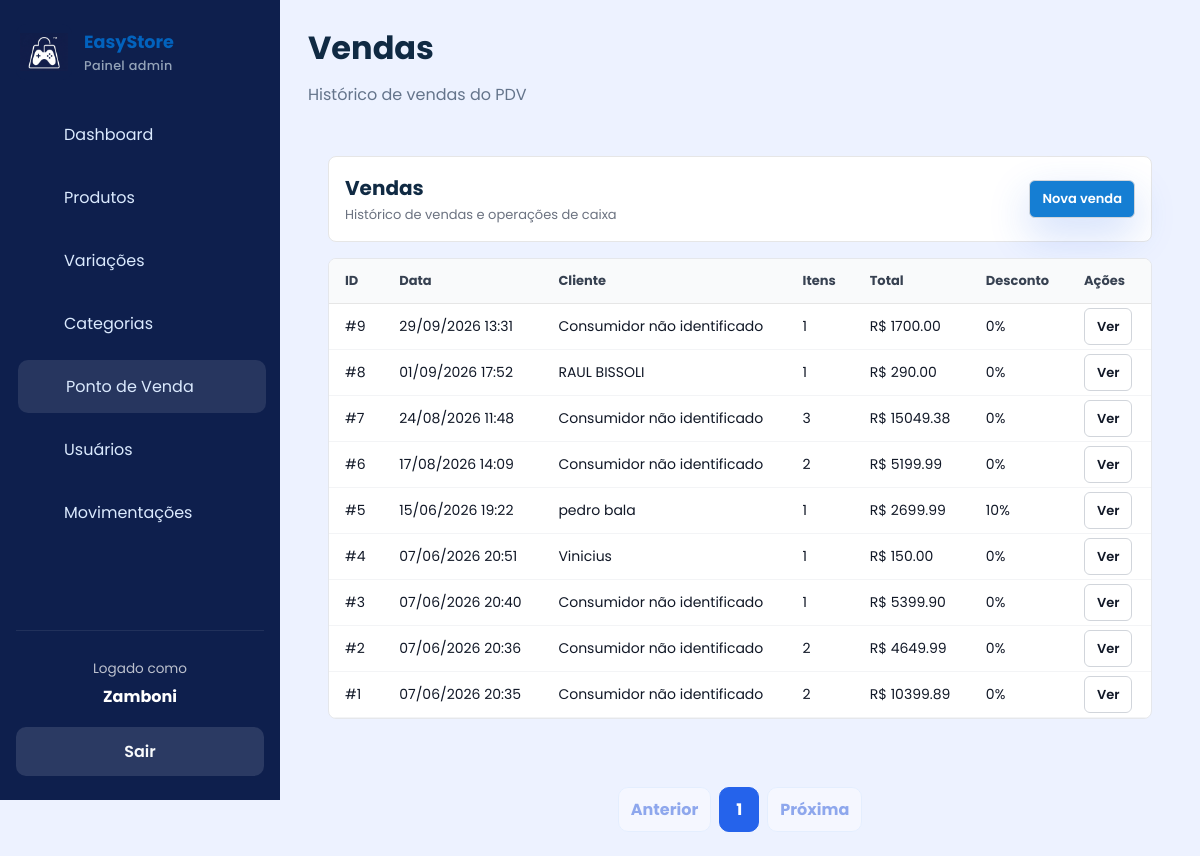
Page /pdv/historico (signed in) on the committed database.
### app/models/venda.py (models this page shows, shortened)
class Venda(Base):
    __tablename__ = "vendas"
    id = Column(
        Integer,
        primary_key=True,
        index=True
    )
    cliente_id = Column(
        Integer,
        ForeignKey("clientes.id", ondelete="SET NULL"),
        nullable=True
    )
    usuario_id = Column(
        Integer,
        ForeignKey("usuarios.id", ondelete="SET NULL"),
        nullable=True
    )
    desconto_percentual = Column(
        Float,
        nullable=False,
        default=0.0
    )
    total_bruto = Column(
        Float,
        nullable=False,
        default=0.0
    )
    total_liquido = Column(
        Float,
        nullable=False,
        default=0.0
    )
    observacao = Column(
        String(255),
        nullable=True
    )
    criado_em = Column(
        DateTime,
        server_default=func.now()
    )
    cliente = relationship(
        "Cliente",
        back_populates="vendas"
    )
    usuario = relationship(
        "Usuario",
        backref="vendas"
    )
    itens = relationship(
        "ItemVenda",
        back_populates="venda",
        cascade="all, delete-orphan"
    )
    pagamentos = relationship(
        "Pagamento",
        back_populates="venda",
        cascade="all, delete-orphan"
    )

### app/models/cliente.py (models this page shows)
class Cliente(Base):
    __tablename__ = "clientes"
    id         = Column(Integer, primary_key=True, index=True)
    nome       = Column(String(150), nullable=False, index=True)
    email      = Column(String(167), nullable=True, unique=True, index=True)
    telefone   = Column(String(20), nullable=True)
    usuario_id = Column(
        Integer,
        ForeignKey("usuarios.id", ondelete="SET NULL"),
        nullable=True,
        unique=True,
    )
    is_associado = Column(Boolean, default=False, nullable=False)
    ativo      = Column(Boolean, default=True)
    criado_em  = Column(DateTime, server_default=func.now())
    usuario = relationship("Usuario", back_populates="cliente_perfil")
    vendas  = relationship("Venda", back_populates="cliente", lazy="select")

### app/controllers/pdv_controller.py (the view)
@router.get("/historico")
def historico_vendas(
    request: Request,
    pagina: int = 1,
    por_pagina: int = 10,
    db: Session = Depends(get_db),
    usuario=Depends(get_admin)
):
    query = (
        db.query(Venda)
        .order_by(
            Venda.criado_em.desc()
        )
    )
    total_vendas = query.count()
    por_pagina = min(
        max(
            por_pagina,
            1
        ),
        10
    )
    total_paginas = (
        math.ceil(
            total_vendas /
            por_pagina
        )
        if total_vendas
        else 1
    )
    pagina = min(
        max(
            pagina,
            1
        ),
        total_paginas
    )
    vendas = (
        query
        .offset(
            (pagina - 1) *
            por_pagina
        )
        .limit(
            por_pagina
        )
        .all()
    )
    return templates.TemplateResponse(
        request,
        "admin/vendas.html",
        {
            "request": request,
            "usuario": usuario,
            "vendas": vendas,
            "pagina": pagina,
            "por_pagina": por_pagina,
            "total_paginas":
                total_paginas,
            "total_vendas":
                total_vendas,
            "page_title":
                "Vendas",
            "page_subtitle":
                "Histórico de vendas do PDV",
            "css_path":
                "css/vendas.css",
            "active": "pos",
        }
    )

### app/templates/admin/vendas.html
{% extends "admin/base.html" %}
{% set css_path = 'css/vendas.css' %}
{% set active = active or 'pos' %}
{% block content %}
<div class="vendas-container">
  <div class="vendas-header">
    <div>
      <h2>Vendas</h2>
      <p class="subtitle">Histórico de vendas e operações de caixa</p>
    </div>
    <div class="vendas-actions">
      {% set role = usuario.role if usuario is not mapping else usuario.get('role') if usuario else None %}
      {% if role == 'admin' %}
      <a href="/admin/pos" style="background-color: #157ED3;" class="btn-small btn-primary">Nova venda</a>
      {% elif role == 'operador' %}
      <a href="/pdv" style="background-color: #157ED3;" class="btn-small btn-primary">Nova venda</a>
      {% endif %}
    </div>
  </div>
  <div class="vendas-body">
    <table class="vendas-table">
      <thead>
        <tr>
          <th>ID</th>
          <th>Data</th>
          <th>Cliente</th>
          <th>Itens</th>
          <th>Total</th>
          <th>Desconto</th>
          <th>Ações</th>
        </tr>
      </thead>
      <tbody>
        {% for venda in vendas %}
        <tr>
          <td>#{{ venda.id }}</td>
          <td>{{ venda.criado_em.strftime('%d/%m/%Y %H:%M') if venda.criado_em else '-' }}</td>
          <td>{{ venda.cliente.nome if venda.cliente else 'Consumidor não identificado' }}</td>
          <td>{{ venda.itens|length }}</td>
          <td>R$ {{ "%.2f"|format(venda.total_liquido) }}</td>
          <td>{{ "%.0f"|format(venda.desconto_percentual) }}%</td>
          <td><a href="/pdv/venda/{{ venda.id }}" class="btn-small">Ver</a></td>
        </tr>
        {% else %}
        <tr class="empty-row">
          <td colspan="7">Nenhuma venda encontrada</td>
        </tr>
        {% endfor %}
      </tbody>
    </table>
  </div>
</div>
<nav class="pagination" aria-label="Paginação de vendas">
  <a class="pagination-link {% if pagina == 1 %}disabled{% endif %}" href="/pdv/historico?por_pagina={{ por_pagina }}&pagina={{ pagina - 1 }}">Anterior</a>
  {% for numero in range(1, total_paginas + 1) %}
  <a class="pagination-link {% if numero == pagina %}active{% endif %}" href="/pdv/historico?por_pagina={{ por_pagina }}&pagina={{ numero }}">{{ numero }}</a>
  {% endfor %}
  <a class="pagination-link {% if pagina == total_paginas %}disabled{% endif %}" href="/pdv/historico?por_pagina={{ por_pagina }}&pagina={{ pagina + 1 }}">Próxima</a>
</nav>
{% endblock %}

### app/static/css/admin.css (style rules this page uses)
:root { --bg: #edf2ff; --surface: #ffffff; --surface-soft: #f8fafc; --text: #102a43; --muted: #64748b; --primary: #2563eb; --primary-dark: #1d4ed8; --success: #16a34a; --warning: #f59e0b; --danger: #dc2626; --radius: 12px; --shadow: 0 12px 30px rgba(15, 23, 42, 0.08); --transition: 0.25s ease; --color-dark: #0262bd; --color-primary: #3fa1fc; }
* { box-sizing: border-box; margin: 0; padding: 0; }
html, body { min-height: 100%; background: var(--bg); color: var(--text); font-family: 'Poppins', sans-serif; }
body { overflow-x: hidden; }
a { color: inherit; text-decoration: none; }
.subtitle { color: var(--muted); line-height: 1.6; margin-top: 10px; }
.btn-primary { background-color: var(--primary); box-shadow: 0 16px 40px rgba(37, 99, 235, 0.22); color: #ffffff; }
.pagination { align-items: center; display: flex; flex-wrap: wrap; gap: 8px; justify-content: center; margin-top: 24px; }
.pagination-link { background: var(--surface); border: 1px solid #dbeafe; border-radius: 10px; color: #1d4ed8; font-weight: 700; min-width: 40px; padding: 9px 12px; text-align: center; }
.pagination-link:hover, .pagination-link.active { background: #2563eb; border-color: #2563eb; color: #ffffff; }
.pagination-link.disabled { opacity: 0.45; pointer-events: none; }

### app/static/css/vendas.css (style rules this page uses)
.vendas-container { display: flex; flex-direction: column; gap: 16px; padding: 20px; }
.vendas-header { display: flex; justify-content: space-between; align-items: center; background: #fff; padding: 16px; border-radius: 8px; border: 1px solid #e6e6e6; }
.vendas-header h2 { margin: 0; font-size: 20px; }
.vendas-header .subtitle { margin: 2px 0 0 0; font-size: 13px; color: #6b7280; }
.vendas-actions { display: flex; gap: 8px; align-items: center; }
.btn-small { padding: 8px 12px; border: 1px solid #d1d5db; background: white; border-radius: 6px; cursor: pointer; font-weight: 600; font-size: 13px; transition: background 0.2s ease, transform 0.2s ease; }
.vendas-body { background: white; border: 1px solid #e5e7eb; border-radius: 8px; overflow: auto; }
.vendas-table { width: 100%; border-collapse: collapse; min-width: 800px; }
.vendas-table thead th { text-align: left; padding: 12px 16px; background: #f9fafb; font-size: 13px; color: #374151; border-bottom: 1px solid #e6e6e6; }
.vendas-table tbody td { padding: 12px 16px; border-bottom: 1px solid #f3f4f6; font-size: 14px; color: #111827; }

### rows in the picture
Venda: id "9", criado_em "29/09/2026 13:31", cliente "Consumidor não identificado", itens|length "1", total_liquido "1700.00", desconto_percentual "0"
Venda: id "8", criado_em "01/09/2026 17:52", cliente "RAUL BISSOLI", itens|length "1", total_liquido "290.00", desconto_percentual "0"
Venda: id "7", criado_em "24/08/2026 11:48", cliente "Consumidor não identificado", itens|length "3", total_liquido "15049.38", desconto_percentual "0"
Venda: id "6", criado_em "17/08/2026 14:09", cliente "Consumidor não identificado", itens|length "2", total_liquido "5199.99", desconto_percentual "0"
Venda: id "5", criado_em "15/06/2026 19:22", cliente "pedro bala", itens|length "1", total_liquido "2699.99", desconto_percentual "10"
Venda: id "4", criado_em "07/06/2026 20:51", cliente "Vinicius", itens|length "1", total_liquido "150.00", desconto_percentual "0"
Venda: id "3", criado_em "07/06/2026 20:40", cliente "Consumidor não identificado", itens|length "1", total_liquido "5399.90", desconto_percentual "0"
Venda: id "2", criado_em "07/06/2026 20:36", cliente "Consumidor não identificado", itens|length "2", total_liquido "4649.99", desconto_percentual "0"
Venda: id "1", criado_em "07/06/2026 20:35", cliente "Consumidor não identificado", itens|length "2", total_liquido "10399.89", desconto_percentual "0"

### other values in the picture
{{ logged_name }} "Zamboni"
{{ page_title }} "Vendas"
{{ page_subtitle }} "Histórico de vendas do PDV"
{{ numero }} "1"
